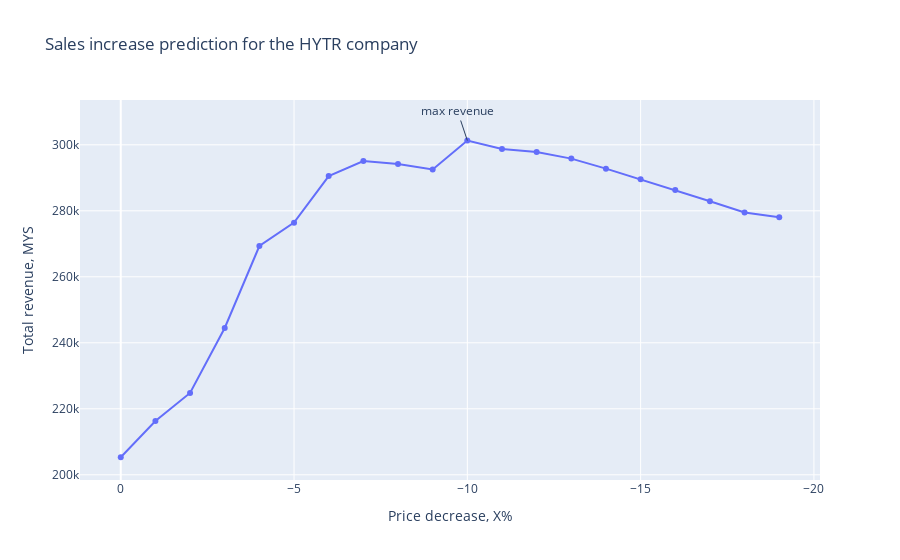

Notebook code cell kept with this figure:
### Code cell
# for example, parametres like
    # supplier_name = 'HYTR'
    # min_price_decrease = 0
    # max_price_decrease = 20
    # decreasing_step = 1
# will generate a table with 20 rows, showing (0%, 1%,... 20%) price decrease effects
# adjust them for further analysis

# ----- put your variables below -----
supplier_name = 'HYTR'
min_price_decrease = 0
max_price_decrease = 20
decreasing_step = 1
# ----- end of parametres, please do not change the further code with no purpose -----

# drawing graph
df_graph = pd.DataFrame.from_dict([
        changes_analysis(source_data, supplier_name, i, output='object') 
        for i in np.arange(-min_price_decrease, -max_price_decrease, -decreasing_step)
    ]
)
df_graph['difference_revenue'] = df_graph['changed_revenue'] - df_graph['default_revenue']
df_graph['percentage_revenue'] = (df_graph['changed_revenue'] / df_graph['default_revenue'] - 1) * 100
df_graph = df_graph.round(2)

fig = px.scatter(df_graph, 
                 x='price_change', 
                 y='changed_revenue', 
                 title=f'Sales increase prediction for the {supplier_name} company',
                 hover_data=["difference_revenue", "percentage_revenue"],
                 labels={
                        "price_change": "Price decrease, X% ",
                        "changed_revenue": "Total revenue, MYS ",
                        "difference_revenue": "Extra revenue, MYS ",
                         "percentage_revenue": "Revenue change, % "
                 },)
fig['layout']['xaxis']['autorange'] = 'reversed'
fig.add_annotation(x=df_graph.iloc[df_graph['changed_revenue'].idxmax()]['price_change'], 
                   y=df_graph.iloc[df_graph['changed_revenue'].idxmax()]['changed_revenue'],
                   text='max revenue')
fig.update_traces(mode="markers+lines")
fig.show()

df_graph

### Figure 1 — Plotly figure (JSON) as saved in the notebook; plotly's stock layout.template omitted (floating-point values rounded to 4 significant figures)
{"data": [{"customdata": [[0, 0], [10960.0, 5.34], [19480.0, 9.49], [39180.0, 19.08], [64020.0, 31.18], [71100.0, 34.63], [85220.0, 41.51], [89790.0, 43.73], [88910.0, 43.3], [87200.0, 42.47], [95990.0, 46.75], [93440.0, 45.51], [92530.0, 45.07], [90500.0, 44.08], [87470.0, 42.6], [84230.0, 41.03], [80980.0, 39.44], [77570.0, 37.78], [74160.0, 36.12], [72710.0, 35.41]], "hovertemplate": "Price decrease, X% =%{x}<br>Total revenue, MYS =%{y}<br>Extra revenue, MYS =%{customdata[0]}<br>Revenue change, % =%{customdata[1]}<extra></extra>", "legendgroup": "", "marker": {"color": "#636efa", "symbol": "circle"}, "mode": "markers+lines", "name": "", "orientation": "v", "showlegend": false, "type": "scatter", "x": [0, -1, -2, -3, -4, -5, -6, -7, -8, -9, -10, -11, -12, -13, -14, -15, -16, -17, -18, -19], "xaxis": "x", "y": [205300.0, 216300.0, 224800.0, 244500.0, 269300.0, 276400.0, 290500.0, 295100.0, 294200.0, 292500.0, 301300.0, 298800.0, 297800.0, 295800.0, 292800.0, 289600.0, 286300.0, 282900.0, 279500.0, 278000.0], "yaxis": "y"}], "layout": {"annotations": [{"text": "max revenue", "x": -10, "y": 301300.0}], "autosize": true, "legend": {"tracegroupgap": 0}, "title": {"text": "Sales increase prediction for the HYTR company"}, "xaxis": {"anchor": "y", "autorange": true, "domain": [0, 1], "range": [1.133, -20.13], "title": {"text": "Price decrease, X% "}, "type": "linear"}, "yaxis": {"anchor": "x", "autorange": true, "domain": [0, 1], "range": [195700.0, 331000.0], "title": {"text": "Total revenue, MYS "}, "type": "linear"}}}
